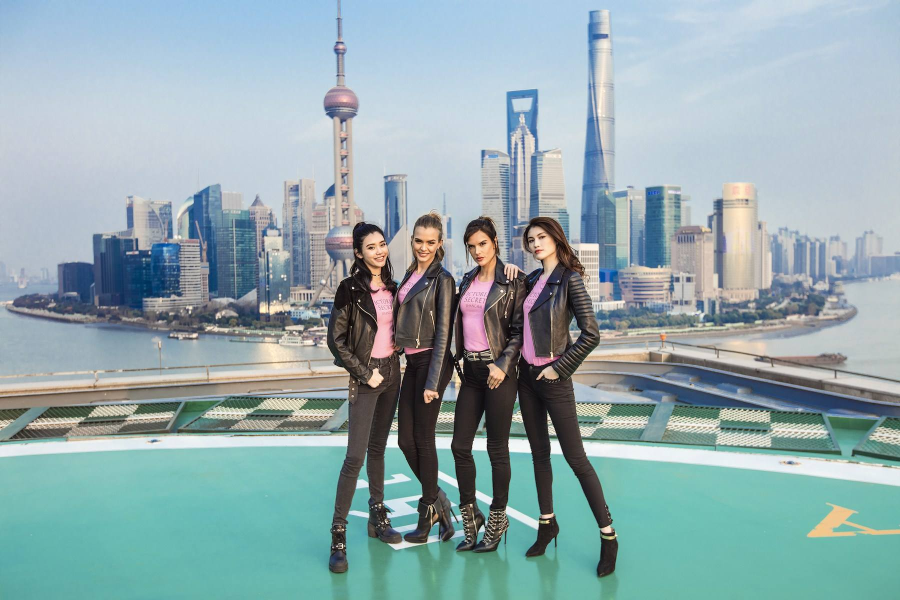
#> input picture 1.mathLearning/04.pil/01.jpg, 1800 x 1200 px (shown at 1/2 size)
$ python test01.py
#> lines starting #> are read from the running program, lines starting #| are printed output that depends on the picture
from PIL import Image
import numpy as np
import matplotlib.pyplot as plt


class PILUsing:

    def __init__(self, path):
        pass

    def show_Image_Size(self, image):
        """
        查看图片的大小
        :param image: 图片
        :return: 返回图片的w和h的元组
        """
        return image.size


if __name__ == '__main__':
    path = r"./01.jpg"
    img = Image.open(path)  # 使图片处于可读的模式，这里的操作和文件的操作是一样的，是文件处于一个可读的模式
#> img is the input picture: PIL image 1800x1200 RGB; mean R, G, B 145.6, 169, 173
    # print(img)              # 输出图片的对象的信息，相当于Java中的toString()的内容
    # img.show()            # 这里展示的图片不会被压缩

    ' 查看图像的尺寸'
    w, h = img.size
#> w = 1800; h = 1200
    # print((w, h))           # (1800, 1200)
    # plt.imshow(img)         # 把图片放到plt中显示，这里图片会被压缩
    # plt.show()              # 利用plt显示图片

    '图像转换numpy'
    a = np.array(img)       # 转换成numpy数组的形式
    print(a.shape)          # 查看array的形状，这里就是图片的原始whc的形状
#| (1200, 1800, 3)
    print(a.size)           # 计算的个数
#| 6480000

    'numpy数组转换成图像'
    # image = Image.fromarray(a)  # 从数组中转换为Image对象
    # print(image)                # 输出图像的信息，只不过，这里面的信息经过上面的转换之后有所丢失
    # image.show()                # 展示图片

    '返回像素直方图，统计每个像素值出现的次数'
    # his = img.histogram()       # 返回像素直方图
    # print(his)                  # 打印出现的像素值的次数
    # print(len(his))             # 输出使用的像素值的个数
    # plt.hist(his)               # 放入到plt中进行条形图的统计
    # plt.show()                  # 显示

    '查看指定坐标位置的像素点的RGB值，返回的是一个元组'
    # pixes = img.getpixel((120, 80)) # 得到固定位置的像素值元组
    # print(pixes)                    # 输出

    '使用切片的方法裁剪图片'
    print(np.array(img)[100:600, 500:1000, :])  # HWC 进行切片
#> (printed output is left out)
    img2 = Image.fromarray(np.array(img)[100:600, 500:1000, :])
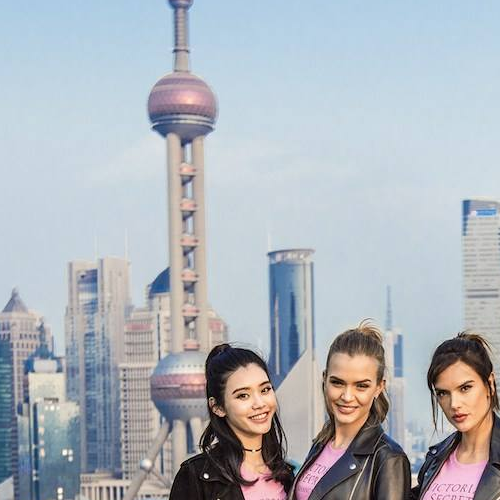
#> img2: PIL image 500x500 RGB; mean R, G, B 174.1, 179.9, 187.1
    # img2.show()
    plt.imshow(img2)
    # plt.xticks([])                # 隐藏x坐标轴
    # plt.yticks([])                # 隐藏y坐标轴
    plt.axis('off')                 # 隐藏坐标轴，与上面的用法是一样的
    plt.show()

    '使用Image中裁剪工具裁剪图片'
    # img2 = img.crop((400, 500, 1000, 1000))
    # # img2.show()
    # plt.imshow(img2)
    # plt.show()

    '按指定大小缩放图片'
    # [5 lines of commented-out code are left out]

    'thumbnail 按最大边等比例缩放，没有返回值'
    # img.thumbnail((1000, 800))
    # plt.imshow(img)
    # plt.show()

    '将一张图片按指定位置粘贴到另一张图片上'
    # [5 lines of commented-out code are left out]

    '保存图片'
    # img.save("03.jpg")

    '生成一张空白图片'
    # image = Image.new("RGB", (100, 100), (0, 0, 0))
    # image.show()
